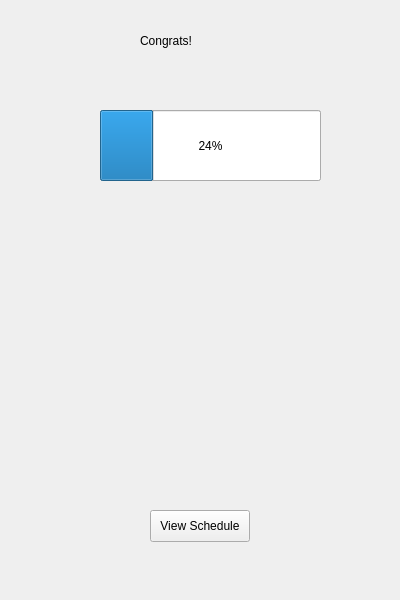
<?xml version="1.0" encoding="UTF-8"?>
<ui version="4.0">
 <class>M_Congrats</class>
 <widget class="QWidget" name="M_Congrats">
  <property name="geometry">
   <rect>
    <x>0</x>
    <y>0</y>
    <width>400</width>
    <height>600</height>
   </rect>
  </property>
  <property name="windowTitle">
   <string>Form</string>
  </property>
  <widget class="QProgressBar" name="WeeklyProgress">
   <property name="geometry">
    <rect>
     <x>100</x>
     <y>110</y>
     <width>221</width>
     <height>71</height>
    </rect>
   </property>
   <property name="value">
    <number>24</number>
   </property>
  </widget>
  <widget class="QLabel" name="Title">
   <property name="geometry">
    <rect>
     <x>140</x>
     <y>10</y>
     <width>131</width>
     <height>61</height>
    </rect>
   </property>
   <property name="styleSheet">
    <string notr="true">font: 700 24pt &quot;Arial&quot;;</string>
   </property>
   <property name="text">
    <string>Congrats!</string>
   </property>
  </widget>
  <widget class="QPushButton" name="ViewSchedule">
   <property name="geometry">
    <rect>
     <x>150</x>
     <y>510</y>
     <width>100</width>
     <height>32</height>
    </rect>
   </property>
   <property name="text">
    <string>View Schedule</string>
   </property>
  </widget>
  <widget class="QProgressBar" name="DailyProgress">
   <property name="geometry">
    <rect>
     <x>100</x>
     <y>110</y>
     <width>221</width>
     <height>71</height>
    </rect>
   </property>
   <property name="value">
    <number>24</number>
   </property>
  </widget>
 </widget>
 <resources/>
 <connections/>
</ui>
